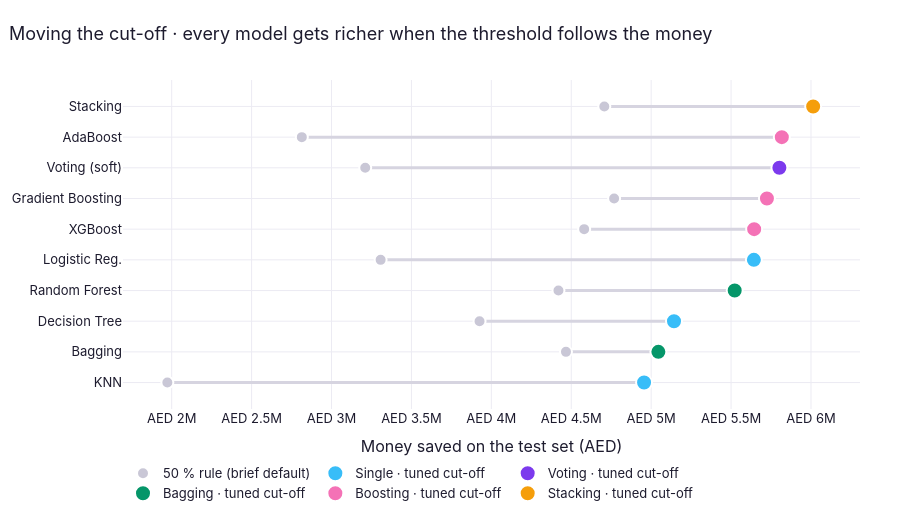

Source (notebook cell):
### Code cell
d = lb2.sort_values("Money saved (AED)", ascending=False)
fig = go.Figure()
for _, r in d.iterrows():
    fig.add_trace(go.Scatter(x=[before[r["Model"]], r["Money saved (AED)"]], y=[r["Model"]] * 2, mode="lines",
                             line=dict(color="#d6d4e0", width=3), showlegend=False, hoverinfo="skip"))
fig.add_trace(go.Scatter(x=d["Model"].map(before), y=d["Model"], mode="markers", name="50 % rule (brief default)",
                         marker=dict(size=12, color="#c9c7d6", line=dict(color="white", width=2)),
                         hovertemplate="%{y}<br>50 %% rule: AED %{x:,.0f}<extra></extra>"))
for fam, col in FAMILY_COLORS.items():
    s = d[d["Family"] == fam]
    if len(s):
        fig.add_trace(go.Scatter(x=s["Money saved (AED)"], y=s["Model"], mode="markers", name=f"{fam} · tuned cut-off",
                                 marker=dict(size=16, color=col, line=dict(color="white", width=2)),
                                 customdata=s["Threshold"],
                                 hovertemplate="%{y}<br>cut-off %{customdata:.2f}: AED %{x:,.0f}<extra></extra>"))
fig.update_yaxes(autorange="reversed")
fig.update_layout(height=520, xaxis_title="Money saved on the test set (AED)", xaxis_tickprefix="AED ",
                  title="Moving the cut-off · every model gets richer when the threshold follows the money",
                  legend=dict(orientation="h", y=-0.15, x=0))
fig.show()

### Figure 1 — Plotly figure (JSON) as saved in the notebook; plotly's stock layout.template omitted (floating-point values rounded to 4 significant figures)
{"data": [{"hoverinfo": "skip", "line": {"color": "#d6d4e0", "width": 3}, "mode": "lines", "showlegend": false, "type": "scatter", "x": [4707000.0, 6014000.0], "y": ["Stacking", "Stacking"]}, {"hoverinfo": "skip", "line": {"color": "#d6d4e0", "width": 3}, "mode": "lines", "showlegend": false, "type": "scatter", "x": [2814000.0, 5818000.0], "y": ["AdaBoost", "AdaBoost"]}, {"hoverinfo": "skip", "line": {"color": "#d6d4e0", "width": 3}, "mode": "lines", "showlegend": false, "type": "scatter", "x": [3211000.0, 5802000.0], "y": ["Voting (soft)", "Voting (soft)"]}, {"hoverinfo": "skip", "line": {"color": "#d6d4e0", "width": 3}, "mode": "lines", "showlegend": false, "type": "scatter", "x": [4768000.0, 5724000.0], "y": ["Gradient Boosting", "Gradient Boosting"]}, {"hoverinfo": "skip", "line": {"color": "#d6d4e0", "width": 3}, "mode": "lines", "showlegend": false, "type": "scatter", "x": [4581000.0, 5644000.0], "y": ["XGBoost", "XGBoost"]}, {"hoverinfo": "skip", "line": {"color": "#d6d4e0", "width": 3}, "mode": "lines", "showlegend": false, "type": "scatter", "x": [3307000.0, 5643000.0], "y": ["Logistic Reg.", "Logistic Reg."]}, {"hoverinfo": "skip", "line": {"color": "#d6d4e0", "width": 3}, "mode": "lines", "showlegend": false, "type": "scatter", "x": [4420000.0, 5523000.0], "y": ["Random Forest", "Random Forest"]}, {"hoverinfo": "skip", "line": {"color": "#d6d4e0", "width": 3}, "mode": "lines", "showlegend": false, "type": "scatter", "x": [3926000.0, 5143000.0], "y": ["Decision Tree", "Decision Tree"]}, {"hoverinfo": "skip", "line": {"color": "#d6d4e0", "width": 3}, "mode": "lines", "showlegend": false, "type": "scatter", "x": [4467000.0, 5045000.0], "y": ["Bagging", "Bagging"]}, {"hoverinfo": "skip", "line": {"color": "#d6d4e0", "width": 3}, "mode": "lines", "showlegend": false, "type": "scatter", "x": [1973000.0, 4956000.0], "y": ["KNN", "KNN"]}, {"hovertemplate": "%{y}<br>50 %% rule: AED %{x:,.0f}<extra></extra>", "marker": {"color": "#c9c7d6", "line": {"color": "white", "width": 2}, "size": 12}, "mode": "markers", "name": "50 % rule (brief default)", "type": "scatter", "x": [4707000.0, 2814000.0, 3211000.0, 4768000.0, 4581000.0, 3307000.0, 4420000.0, 3926000.0, 4467000.0, 1973000.0], "y": ["Stacking", "AdaBoost", "Voting (soft)", "Gradient Boosting", "XGBoost", "Logistic Reg.", "Random Forest", "Decision Tree", "Bagging", "KNN"]}, {"customdata": [0.21, 0.2, 0.14], "hovertemplate": "%{y}<br>cut-off %{customdata:.2f}: AED %{x:,.0f}<extra></extra>", "marker": {"color": "#38BDF8", "line": {"color": "white", "width": 2}, "size": 16}, "mode": "markers", "name": "Single · tuned cut-off", "type": "scatter", "x": [5643000.0, 5143000.0, 4956000.0], "y": ["Logistic Reg.", "Decision Tree", "KNN"]}, {"customdata": [0.17], "hovertemplate": "%{y}<br>cut-off %{customdata:.2f}: AED %{x:,.0f}<extra></extra>", "marker": {"color": "#7C3AED", "line": {"color": "white", "width": 2}, "size": 16}, "mode": "markers", "name": "Voting · tuned cut-off", "type": "scatter", "x": [5802000.0], "y": ["Voting (soft)"]}, {"customdata": [0.28, 0.29], "hovertemplate": "%{y}<br>cut-off %{customdata:.2f}: AED %{x:,.0f}<extra></extra>", "marker": {"color": "#059669", "line": {"color": "white", "width": 2}, "size": 16}, "mode": "markers", "name": "Bagging · tuned cut-off", "type": "scatter", "x": [5523000.0, 5045000.0], "y": ["Random Forest", "Bagging"]}, {"customdata": [0.4, 0.16, 0.19], "hovertemplate": "%{y}<br>cut-off %{customdata:.2f}: AED %{x:,.0f}<extra></extra>", "marker": {"color": "#F472B6", "line": {"color": "white", "width": 2}, "size": 16}, "mode": "markers", "name": "Boosting · tuned cut-off", "type": "scatter", "x": [5818000.0, 5724000.0, 5644000.0], "y": ["AdaBoost", "Gradient Boosting", "XGBoost"]}, {"customdata": [0.14], "hovertemplate": "%{y}<br>cut-off %{customdata:.2f}: AED %{x:,.0f}<extra></extra>", "marker": {"color": "#F59E0B", "line": {"color": "white", "width": 2}, "size": 16}, "mode": "markers", "name": "Stacking · tuned cut-off", "type": "scatter", "x": [6014000.0], "y": ["Stacking"]}], "layout": {"height": 520, "legend": {"orientation": "h", "x": 0, "y": -0.15}, "title": {"text": "Moving the cut-off · every model gets richer when the threshold follows the money"}, "xaxis": {"tickprefix": "AED ", "title": {"text": "Money saved on the test set (AED)"}}, "yaxis": {"autorange": "reversed"}}}
